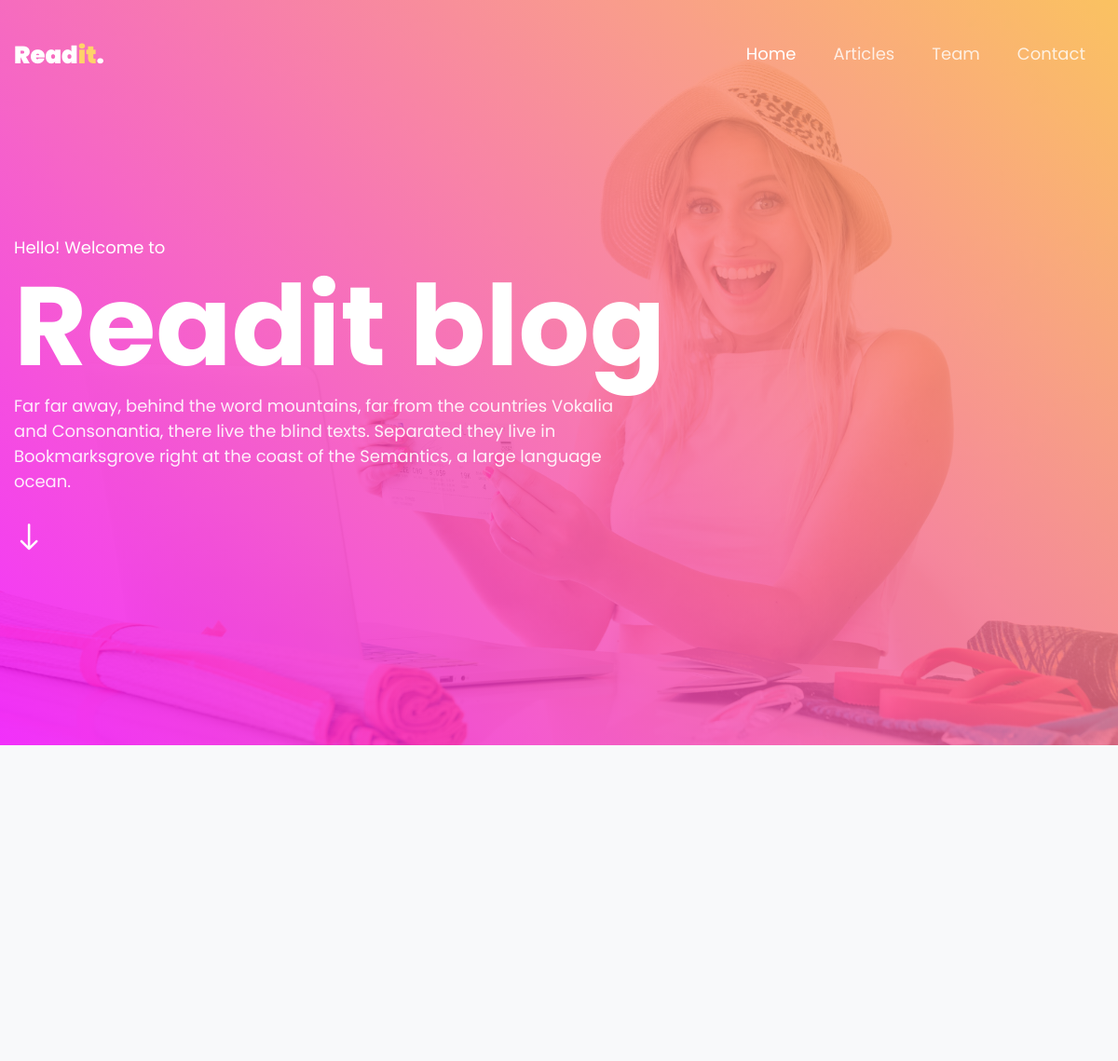
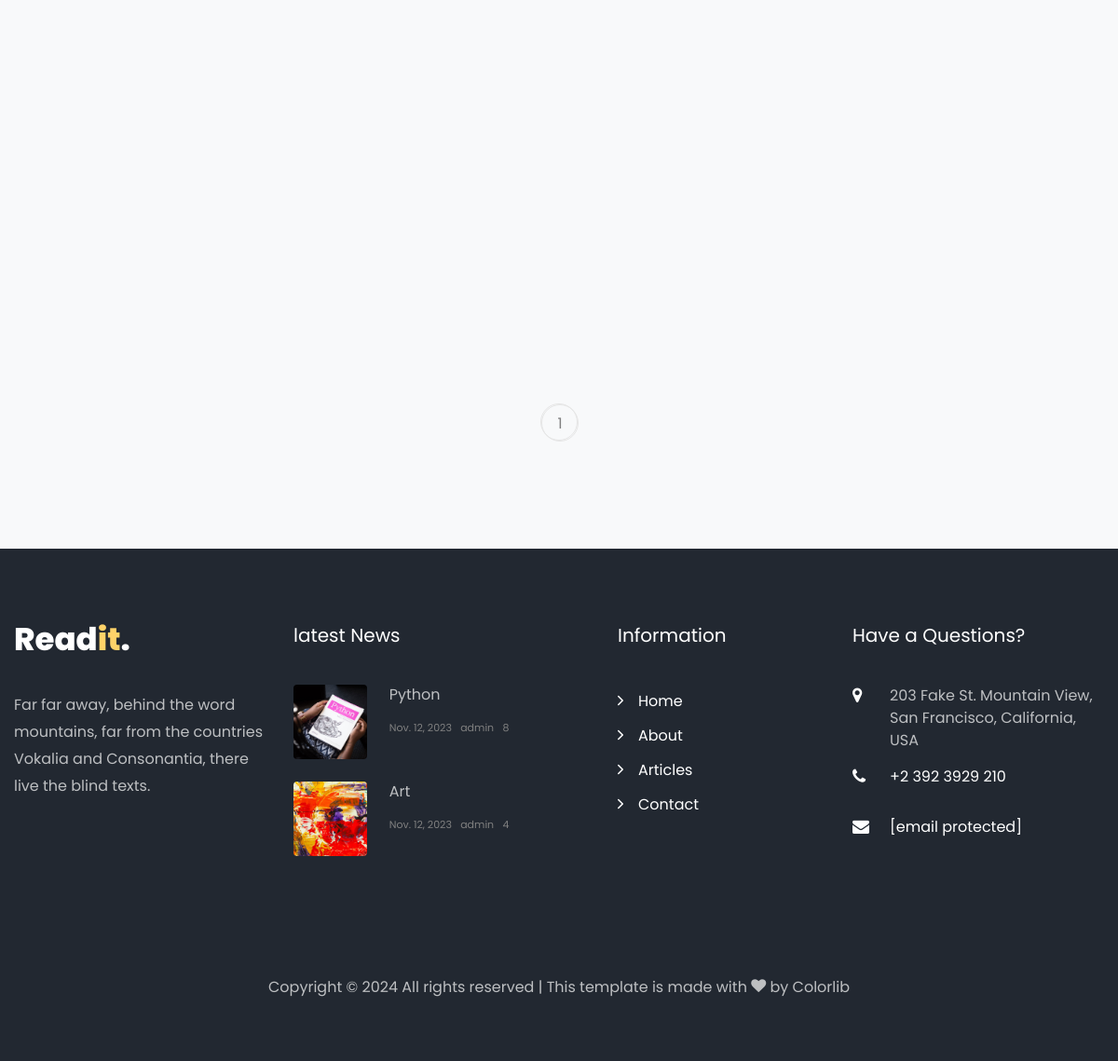
The app's page /articles/ with its own data (2 pictures, top to bottom).
### app/articles/models.py (models this page shows, shortened)
class Articles(models.Model):
    user = models.ForeignKey(team.models.User, on_delete=models.CASCADE)
    image = models.ImageField(upload_to='articles/')
    title = models.CharField(max_length=404)
    about = models.TextField()
    tag = models.ForeignKey(Tag, on_delete=models.CASCADE)
    category = models.ForeignKey(Category, on_delete=models.CASCADE)
    twitter = models.URLField(blank=True, null=True, default="https://twitter.com/?lang=ru")
    facebook = models.URLField(blank=True, null=True, default="https://www.facebook.com/")
    instagram = models.URLField(blank=True, null=True, default="https://www.instagram.com/")
    created = models.DateTimeField(auto_now_add=True)
    def get_commets(self):
        return Comment.objects.filter(post=self)

### app/team/models.py (models this page shows)
class User(AbstractUser):
    name = models.CharField("Name", max_length=50)
    lname = models.CharField("Last Name", max_length=50)
    bio = models.TextField()
    job = models.CharField(max_length=404)
    avatar = models.ImageField(upload_to='avatars/')

### app/articles/views.py (the view)
# urls.py: path('', ArticlesView.as_view(), name='articles'),
class ArticlesView(ListView):
    template_name = 'blog.html'
    model = Articles
    context_object_name = 'model'
    paginate_by = 3
    def get_context_data(self, **kwargs):
        context = super().get_context_data(**kwargs)
        context['footer'] = Articles.objects.all()[:2]
        if self.request.GET.get('q'):
            q = self.request.GET.get('q')
            context['model'] = Articles.objects.filter(
                Q(title__icontains=q) | Q(category__cat__icontains=q) | Q(tag__tag__icontains=q))
        return context

### templates/blog.html (shortened to what this page needs)
{% load static %}
<!DOCTYPE html>
<html lang="en">
<head>
    <link rel="stylesheet" href="{% static "css/open-iconic-bootstrap.min.css" %}">
    <link rel="stylesheet" href="{% static "css/animate.css" %}">
    <link rel="stylesheet" href="{% static "css/owl.carousel.min.css" %}">
    <link rel="stylesheet" href="{% static "css/owl.theme.default.min.css" %}">
    <link rel="stylesheet" href="{% static "css/magnific-popup.css" %}">
    <link rel="stylesheet" href="{% static "css/aos.css" %}">
    <link rel="stylesheet" href="{% static "css/ionicons.min.css" %}">
    <link rel="stylesheet" href="{% static "css/flaticon.css" %}">
    <link rel="stylesheet" href="{% static "css/icomoon.css" %}">
    <link rel="stylesheet" href="{% static "css/style.css" %}">
</head>
<body>
{% include 'header.html' %}
<div class="hero-wrap js-fullheight" style="background-image: url('/static/images/bg_1.jpg');"
     data-stellar-background-ratio="0.5">
    <div class="overlay"></div>
    <div class="container">
        <div class="row no-gutters slider-text js-fullheight align-items-center justify-content-start"
             data-scrollax-parent="true">
            <div class="col-md-12 ftco-animate">
                <h2 class="subheading">Hello! Welcome to</h2>
                <h1 class="mb-4 mb-md-0">Readit blog</h1>
                <div class="row">
                    <div class="col-md-7">
                        <div class="text">
                            <p>Far far away, behind the word mountains, far from the countries Vokalia and Consonantia,
                                there live the blind texts. Separated they live in Bookmarksgrove right at the coast of
                                the Semantics, a large language ocean.</p>
                            <div class="mouse">
                                <a href="#" class="mouse-icon">
                                    <div class="mouse-wheel"><span class="ion-ios-arrow-round-down"></span></div>
                                </a>
                            </div>
                        </div>
                    </div>
                </div>
            </div>
        </div>
    </div>
</div>
<section class="ftco-section bg-light">
    <div class="container">
        <div class="row d-flex">
        </div>
        <div class="row mt-5">
            <div class="col text-center">
                <div class="block-27">
                    <ul>
                        {% for page_item in page_obj.paginator.page_range %}
                            <li class="{% if page_item == model.number %} active {% endif %}"><a href="?page={{ page_item }}"><span>{{ page_item }}</span></a></li>
                        {% endfor %}
                    </ul>
                </div>
            </div>
        </div>
    </div>
</section>
{% include 'footer.html' %}
</body>
</html>

### templates/footer.html (shortened to what this page needs)
<footer class="ftco-footer ftco-bg-dark ftco-section">
    <div class="container">
        <div class="row mb-5">
            <div class="col-md">
                <div class="ftco-footer-widget mb-4">
                    <h2 class="logo"><a href="{% url 'home' %}">Read<span>it</span>.</a></h2>
                    <p>Far far away, behind the word mountains, far from the countries Vokalia and Consonantia, there
                        live the blind texts.</p>
                    <ul class="ftco-footer-social list-unstyled float-md-left float-lft mt-5">
                    </ul>
                </div>
            </div>
            <div class="col-md">
                <div class="ftco-footer-widget mb-4">
                    <h2 class="ftco-heading-2">latest News</h2>
                    {% for i in footer %}
                        <div class="block-21 mb-4 d-flex">
                            <a class="img mr-4 rounded" style="background-image: url({{ i.image.url }});"></a>
                            <div class="text">
                                <h3 class="heading"><a href="{% url 'sblog' i.id %}">{{ i.title }}</a>
                                </h3>
                                <div class="meta">
                                    <div><a href="{% url 'sblog' i.id %}"></span> {{ i.created | date:'M. d, Y' }}</a></div>
                                    <div><a href="{% url 'sblog' i.id %}"></span> {{ i.user.username }}</a></div>
                                    <div><a href="{% url 'sblog' i.id %}"></span> {{ i.get_commets.count }}</a></div>
                                </div>
                            </div>
                        </div>
                    {% endfor %}
                </div>
            </div>
            <div class="col-md">
                <div class="ftco-footer-widget mb-4 ml-md-5">
                    <h2 class="ftco-heading-2">Information</h2>
                    <ul class="list-unstyled">
                        <li><a href="{% url 'home' %}" class="py-1 d-block"><span
                                class="ion-ios-arrow-forward mr-3"></span>Home</a>
                        </li>
                        <li><a href="{% url 'team' %}" class="py-1 d-block"><span
                                class="ion-ios-arrow-forward mr-3"></span>About</a>
                        </li>
                        <li><a href="{% url 'articles' %}" class="py-1 d-block"><span
                                class="ion-ios-arrow-forward mr-3"></span>Articles</a></li>
                        <li><a href="{% url 'contact' %}" class="py-1 d-block"><span
                                class="ion-ios-arrow-forward mr-3"></span>Contact</a>
                        </li>
                    </ul>
                </div>
            </div>
            <div class="col-md">
                <div class="ftco-footer-widget mb-4">
                    <h2 class="ftco-heading-2">Have a Questions?</h2>
                    <div class="block-23 mb-3">
                        <ul>
                            <li><span class="icon icon-map-marker"></span><span class="text">203 Fake St. Mountain View, San Francisco, California, USA</span>
                            </li>
                            <li><a href="#"><span class="icon icon-phone"></span><span
                                    class="text">+2 392 3929 210</span></a></li>
                            <li><a href="#"><span class="icon icon-envelope"></span><span class="text"><span
                                    class="__cf_email__" data-cfemail="deb7b0b8b19ea7b1abacbab1b3bfb7b0f0bdb1b3">[email&#160;protected]</span></span></a>
                            </li>
                        </ul>
                    </div>
                </div>
            </div>
        </div>
        <div class="row">
            <div class="col-md-12 text-center">
                <p>
                    Copyright &copy;
                    All rights reserved | This template is made with <i class="icon-heart color-danger"
                                                                        aria-hidden="true"></i> by <a
                        href="https://colorlib.com/" target="_blank">Colorlib</a>
                </p>
            </div>
        </div>
    </div>
</footer>

### static/css/icomoon.css (style rules this page uses)
[class^="icon-"], [class*=" icon-"] { font-family: 'icomoon' !important; speak: none; font-style: normal; font-weight: normal; font-variant: normal; text-transform: none; line-height: 1; -webkit-font-smoothing: antialiased; -moz-osx-font-smoothing: grayscale; }
.icon-heart:before { content: "\f004"; }
.icon-map-marker:before { content: "\f041"; }
.icon-phone:before { content: "\f095"; }
.icon-envelope:before { content: "\f0e0"; }

### records on screen
Articles: image (picture), title "Python", created "Nov. 12, 2023", user.username "admin", get_commets.count "8"
Articles: image (picture), title "Art", created "Nov. 12, 2023", user.username "admin", get_commets.count "4"

### other values on screen
{{ page_item }} "1"
